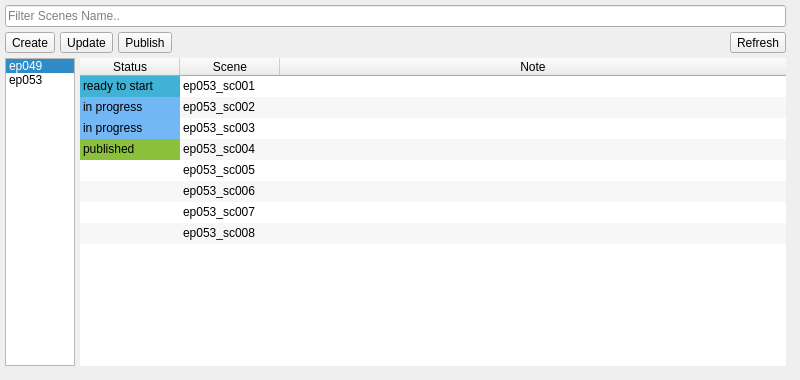
       <widget class="QWidget" name="tab_2">
        <attribute name="title">
         <string>Scenes</string>
        </attribute>
        <widget class="QWidget" name="verticalLayoutWidget">
         <property name="geometry">
          <rect>
           <x>0</x>
           <y>0</y>
           <width>791</width>
           <height>371</height>
          </rect>
         </property>
         <layout class="QVBoxLayout" name="verticalLayout_4">
          <property name="spacing">
           <number>5</number>
          </property>
          <property name="leftMargin">
           <number>5</number>
          </property>
          <property name="topMargin">
           <number>5</number>
          </property>
          <property name="rightMargin">
           <number>5</number>
          </property>
          <property name="bottomMargin">
           <number>5</number>
          </property>
          <item>
           <layout class="QHBoxLayout" name="horizontalLayout_4">
            <item>
             <widget class="QLineEdit" name="lineEdit_scenes_filter">
              <property name="sizePolicy">
               <sizepolicy hsizetype="Preferred" vsizetype="Fixed">
                <horstretch>0</horstretch>
                <verstretch>0</verstretch>
               </sizepolicy>
              </property>
              <property name="focusPolicy">
               <enum>Qt::ClickFocus</enum>
              </property>
              <property name="placeholderText">
               <string>Filter Scenes Name..</string>
              </property>
             </widget>
            </item>
           </layout>
          </item>
          <item>
           <layout class="QHBoxLayout" name="horizontalLayout_6">
            <item>
             <widget class="QToolButton" name="toolButton_sCreate">
              <property name="maximumSize">
               <size>
                <width>70</width>
                <height>16777215</height>
               </size>
              </property>
              <property name="focusPolicy">
               <enum>Qt::NoFocus</enum>
              </property>
              <property name="text">
               <string>Create</string>
              </property>
              <property name="icon">
               <iconset>
                <normaloff>icons/new_scene.png</normaloff>icons/new_scene.png</iconset>
              </property>
              <property name="iconSize">
               <size>
                <width>20</width>
                <height>20</height>
               </size>
              </property>
              <property name="toolButtonStyle">
               <enum>Qt::ToolButtonTextBesideIcon</enum>
              </property>
             </widget>
            </item>
            <item>
             <widget class="QToolButton" name="toolButton_sUpdate">
              <property name="maximumSize">
               <size>
                <width>70</width>
                <height>16777215</height>
               </size>
              </property>
              <property name="focusPolicy">
               <enum>Qt::NoFocus</enum>
              </property>
              <property name="text">
               <string>Update</string>
              </property>
              <property name="icon">
               <iconset>
                <normaloff>icons/update.png</normaloff>icons/update.png</iconset>
              </property>
              <property name="iconSize">
               <size>
                <width>20</width>
                <height>20</height>
               </size>
              </property>
              <property name="toolButtonStyle">
               <enum>Qt::ToolButtonTextBesideIcon</enum>
              </property>
             </widget>
            </item>
            <item>
             <widget class="QToolButton" name="toolButton_sPublish">
              <property name="maximumSize">
               <size>
                <width>70</width>
                <height>16777215</height>
               </size>
              </property>
              <property name="focusPolicy">
               <enum>Qt::NoFocus</enum>
              </property>
              <property name="text">
               <string>Publish</string>
              </property>
              <property name="icon">
               <iconset>
                <normaloff>icons/publish.png</normaloff>icons/publish.png</iconset>
              </property>
              <property name="iconSize">
               <size>
                <width>20</width>
                <height>20</height>
               </size>
              </property>
              <property name="toolButtonStyle">
               <enum>Qt::ToolButtonTextBesideIcon</enum>
              </property>
             </widget>
            </item>
            <item>
             <spacer name="horizontalSpacer_3">
              <property name="orientation">
               <enum>Qt::Horizontal</enum>
              </property>
              <property name="sizeType">
               <enum>QSizePolicy::Expanding</enum>
              </property>
              <property name="sizeHint" stdset="0">
               <size>
                <width>100</width>
                <height>20</height>
               </size>
              </property>
             </spacer>
            </item>
            <item>
             <widget class="QToolButton" name="toolButton_sRefresh">
              <property name="maximumSize">
               <size>
                <width>70</width>
                <height>16777215</height>
               </size>
              </property>
              <property name="focusPolicy">
               <enum>Qt::NoFocus</enum>
              </property>
              <property name="text">
               <string>Refresh</string>
              </property>
              <property name="icon">
               <iconset>
                <normaloff>icons/refresh.png</normaloff>icons/refresh.png</iconset>
              </property>
              <property name="iconSize">
               <size>
                <width>20</width>
                <height>20</height>
               </size>
              </property>
              <property name="toolButtonStyle">
               <enum>Qt::ToolButtonTextBesideIcon</enum>
              </property>
             </widget>
            </item>
           </layout>
          </item>
          <item>
           <layout class="QHBoxLayout" name="horizontalLayout_3">
            <item>
             <widget class="QListWidget" name="listWidget_episodes">
              <property name="sizePolicy">
               <sizepolicy hsizetype="Fixed" vsizetype="Expanding">
                <horstretch>0</horstretch>
                <verstretch>0</verstretch>
               </sizepolicy>
              </property>
              <property name="maximumSize">
               <size>
                <width>70</width>
                <height>16777215</height>
               </size>
              </property>
              <property name="baseSize">
               <size>
                <width>0</width>
                <height>0</height>
               </size>
              </property>
              <property name="editTriggers">
               <set>QAbstractItemView::NoEditTriggers</set>
              </property>
              <property name="selectionBehavior">
               <enum>QAbstractItemView::SelectRows</enum>
              </property>
              <property name="currentRow">
               <number>0</number>
              </property>
              <property name="sortingEnabled">
               <bool>true</bool>
              </property>
              <item>
               <property name="text">
                <string>ep049</string>
               </property>
              </item>
              <item>
               <property name="text">
                <string>ep053</string>
               </property>
              </item>
             </widget>
            </item>
            <item>
             <widget class="QTableWidget" name="tableWidget_scenesTable">
              <property name="frameShape">
               <enum>QFrame::NoFrame</enum>
              </property>
              <property name="frameShadow">
               <enum>QFrame::Sunken</enum>
              </property>
              <property name="lineWidth">
               <number>1</number>
              </property>
              <property name="horizontalScrollBarPolicy">
               <enum>Qt::ScrollBarAsNeeded</enum>
              </property>
              <property name="sizeAdjustPolicy">
               <enum>QAbstractScrollArea::AdjustToContents</enum>
              </property>
              <property name="autoScroll">
               <bool>true</bool>
              </property>
              <property name="autoScrollMargin">
               <number>16</number>
              </property>
              <property name="editTriggers">
               <set>QAbstractItemView::NoEditTriggers</set>
              </property>
              <property name="tabKeyNavigation">
               <bool>true</bool>
              </property>
              <property name="showDropIndicator" stdset="0">
               <bool>true</bool>
              </property>
              <property name="dragDropOverwriteMode">
               <bool>true</bool>
              </property>
              <property name="alternatingRowColors">
               <bool>true</bool>
              </property>
              <property name="selectionMode">
               <enum>QAbstractItemView::ExtendedSelection</enum>
              </property>
              <property name="selectionBehavior">
               <enum>QAbstractItemView::SelectRows</enum>
              </property>
              <property name="textElideMode">
               <enum>Qt::ElideRight</enum>
              </property>
              <property name="showGrid">
               <bool>false</bool>
              </property>
              <property name="gridStyle">
               <enum>Qt::NoPen</enum>
              </property>
              <property name="sortingEnabled">
               <bool>true</bool>
              </property>
              <property name="wordWrap">
               <bool>true</bool>
              </property>
              <property name="cornerButtonEnabled">
               <bool>true</bool>
              </property>
              <attribute name="horizontalHeaderVisible">
               <bool>true</bool>
              </attribute>
              <attribute name="horizontalHeaderCascadingSectionResizes">
               <bool>false</bool>
              </attribute>
              <attribute name="horizontalHeaderDefaultSectionSize">
               <number>100</number>
              </attribute>
              <attribute name="horizontalHeaderStretchLastSection">
               <bool>true</bool>
              </attribute>
              <attribute name="verticalHeaderVisible">
               <bool>false</bool>
              </attribute>
              <attribute name="verticalHeaderCascadingSectionResizes">
               <bool>false</bool>
              </attribute>
              <attribute name="verticalHeaderMinimumSectionSize">
               <number>21</number>
              </attribute>
              <attribute name="verticalHeaderDefaultSectionSize">
               <number>21</number>
              </attribute>
              <attribute name="verticalHeaderHighlightSections">
               <bool>true</bool>
              </attribute>
              <attribute name="verticalHeaderShowSortIndicator" stdset="0">
               <bool>false</bool>
              </attribute>
              <row/>
              <row/>
              <row/>
              <row/>
              <row/>
              <row/>
              <row/>
              <row/>
              <column>
               <property name="text">
                <string>Status</string>
               </property>
              </column>
              <column>
               <property name="text">
                <string>Scene</string>
               </property>
              </column>
              <column>
               <property name="text">
                <string>Note</string>
               </property>
              </column>
              <item row="0" column="0">
               <property name="text">
                <string>ready to start</string>
               </property>
               <property name="background">
                <brush brushstyle="SolidPattern">
                 <color alpha="255">
                  <red>64</red>
                  <green>178</green>
                  <blue>211</blue>
                 </color>
                </brush>
               </property>
              </item>
              <item row="0" column="1">
               <property name="text">
                <string>ep053_sc001</string>
               </property>
              </item>
              <item row="1" column="0">
               <property name="text">
                <string>in progress</string>
               </property>
               <property name="background">
                <brush brushstyle="SolidPattern">
                 <color alpha="255">
                  <red>114</red>
                  <green>183</green>
                  <blue>245</blue>
                 </color>
                </brush>
               </property>
              </item>
              <item row="1" column="1">
               <property name="text">
                <string>ep053_sc002</string>
               </property>
              </item>
              <item row="2" column="0">
               <property name="text">
                <string>in progress</string>
               </property>
               <property name="background">
                <brush brushstyle="SolidPattern">
                 <color alpha="255">
                  <red>115</red>
                  <green>183</green>
                  <blue>245</blue>
                 </color>
                </brush>
               </property>
              </item>
              <item row="2" column="1">
               <property name="text">
                <string>ep053_sc003</string>
               </property>
              </item>
              <item row="3" column="0">
               <property name="text">
                <string>published</string>
               </property>
               <property name="background">
                <brush brushstyle="SolidPattern">
                 <color alpha="255">
                  <red>139</red>
                  <green>192</green>
                  <blue>61</blue>
                 </color>
                </brush>
               </property>
              </item>
              <item row="3" column="1">
               <property name="text">
                <string>ep053_sc004</string>
               </property>
              </item>
              <item row="4" column="1">
               <property name="text">
                <string>ep053_sc005</string>
               </property>
              </item>
              <item row="5" column="1">
               <property name="text">
                <string>ep053_sc006</string>
               </property>
              </item>
              <item row="6" column="1">
               <property name="text">
                <string>ep053_sc007</string>
               </property>
              </item>
              <item row="7" column="1">
               <property name="text">
                <string>ep053_sc008</string>
               </property>
              </item>
             </widget>
            </item>
           </layout>
          </item>
         </layout>
        </widget>
       </widget>
